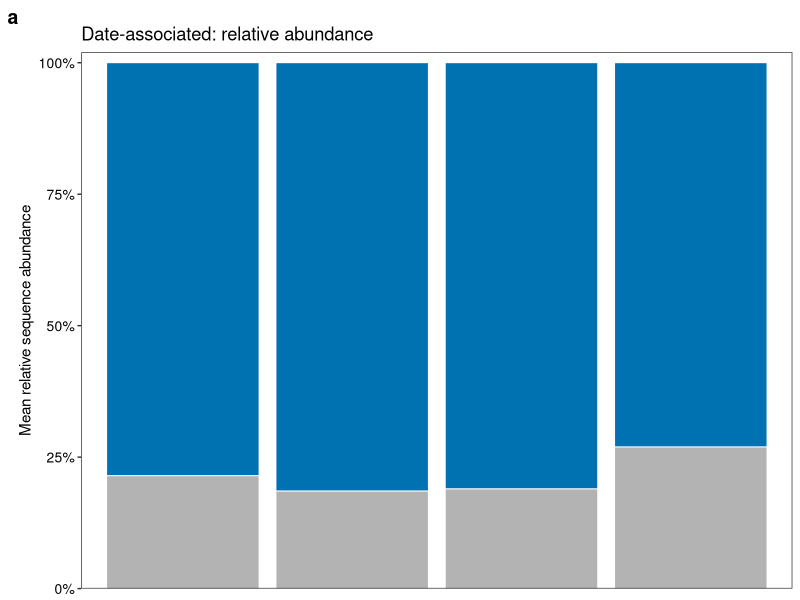
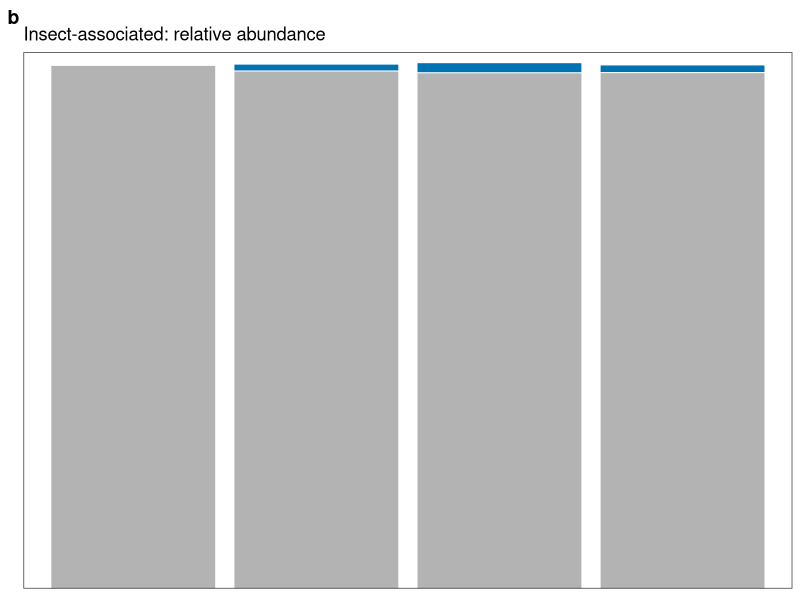

These figures' R source, in order:
##############################################################################
# Presentation figure 6: formalizes the finding from compare_insect_fungi/
# responsive_taxa_abundance_by_site.R (a small share of fungal ASVs carries
# a large share of sequence abundance) by showing relative abundance and
# ASV counts side by side, and splits that script's combined "responsive"
# category into its two component screens (date, insect_PCoA1) shown as
# separate panels instead of a single unioned category.
#
# Panel a: date-associated vs. not, relative sequence abundance, by site
# Panel b: insect_PCoA1-associated vs. not, relative sequence abundance, by site
# Panel c: date-associated vs. not, ASV count (richness), by site
# Panel d: insect_PCoA1-associated vs. not, ASV count (richness), by site
#
# "Date-associated"/"insect-associated" = q<0.10 in the same two screens as
# responsive_taxa_abundance_by_site.R (data/2024_fungi/fungal_taxa_date_
# association.all_taxa.csv; data/compare_insects_fungi_top3axes/fungal_
# insect_association_results.PCoA1_only.no_lure.csv -- tested on the top-200
# CoCA-loading candidates only, not all taxa). "Not associated" is
# everything else, including taxa tested-and-not-significant and taxa never
# tested (below the >=5-sample prevalence filter both screens use).
#
# Row 1 (a/b) is a proportion (relative abundance, sums to 100% per site);
# row 2 (c/d) is a raw count (number of distinct ASVs observed in at least
# one sample at that site) -- deliberately left unnormalized so the
# absolute rarity of the associated category is visible directly, not just
# its share.
#
# Axes/legends are de-duplicated across the 2x2 grid: row 1 (a/b) hides its
# x-axis text and legend (repeated in row 2 below); the right column (b/d)
# hides its y-axis title/text (repeated in the left column).
##############################################################################

library(dplyr)
library(tidyr)
library(ggplot2)
library(gtable)

out_fig_dir <- "figures/presentation_items"
dir.create(out_fig_dir, showWarnings = FALSE, recursive = TRUE)

q_threshold <- 0.10

## ---- Load + match the same 69-sample insect/fungal dataset the association tests used --

sp_tab <- read.csv("data/2024_insect_data/insect_species_tab.csv")
insect_meta_full <- read.csv("data/metadata/insect_community_metadata.csv")

sp_tab %>% filter(Family %in% c("Curculionidae", "Latridiidae")) -> sp_tab.curcus_latris
sp_tab.curcus_latris.t <- t(sp_tab.curcus_latris %>% select(where(is.numeric)))
colnames(sp_tab.curcus_latris.t) <- sp_tab.curcus_latris$Finest.ID
sp_tab.curcus_latris.t[, colSums(sp_tab.curcus_latris.t) > 1] -> insect_full
insect_full <- insect_full[rowSums(insect_full) > 0, ]

id_map <- insect_meta_full %>% filter(col_names %in% rownames(insect_full))
stopifnot(!any(duplicated(id_map$col_names)))

fungal_full <- read.csv("data/2024_fungi/ASV_tab.csv", row.names = 1)
shared_ids <- intersect(id_map$SequenceID, rownames(fungal_full))
id_map <- id_map %>% filter(SequenceID %in% shared_ids)
fungal <- fungal_full[id_map$SequenceID, , drop = FALSE]

fungal_taxonomy <- read.delim("data/2024_fungi/ASVs_taxonomy.tsv", row.names = 1, check.names = FALSE)
is_fungus <- !is.na(fungal_taxonomy[colnames(fungal), "Kingdom"]) &
  fungal_taxonomy[colnames(fungal), "Kingdom"] == "k__Fungi"
fungal <- fungal[, is_fungus, drop = FALSE]

cat("Matched dataset:", nrow(fungal), "samples,", ncol(fungal), "Kingdom==Fungi ASVs.\n")

site_levels <- c("Durham", "Pease Airport", "Manchester Cedar Swamp", "Manchester Airport")
meta <- id_map %>%
  transmute(SequenceID, Site = ifelse(Site == "Pease", "Pease Airport", Site)) %>%
  mutate(Site = factor(Site, levels = site_levels))

## ---- The two association screens (kept separate, not unioned) -------------

date_sig <- read.csv("data/2024_fungi/fungal_taxa_date_association.all_taxa.csv") %>%
  filter(q_value < q_threshold) %>% pull(taxon)
insect_sig <- read.csv("data/compare_insects_fungi_top3axes/fungal_insect_association_results.PCoA1_only.no_lure.csv") %>%
  filter(q_value < q_threshold) %>% pull(taxon)

cat(length(date_sig), "date-associated,", length(insect_sig), "insect-associated taxa,",
    "out of", ncol(fungal), "Kingdom==Fungi ASVs.\n")

## ---- Taxon-level long table (one row per sample x present taxon) ----------

taxon_long <- as.data.frame(fungal) %>%
  tibble::rownames_to_column("SequenceID") %>%
  pivot_longer(cols = -SequenceID, names_to = "taxon", values_to = "count") %>%
  filter(count > 0) %>%
  left_join(meta, by = "SequenceID")

## ---- Shared plotting logic --------------------------------------------------

pos_color <- "#0072B2"
neg_color <- "grey70"

# show_x_text: site labels (kept on row 2 only); show_legend: kept on row 2
# only; show_y: y-axis title + text (kept on the left column only).
panel_theme <- function(show_x_text = TRUE, show_legend = TRUE, show_y = TRUE) {
  theme_bw() +
    theme(
      axis.text = element_text(size = 10, color = "black"),
      axis.text.x = if (show_x_text) element_text(angle = 30, hjust = 1) else element_blank(),
      axis.ticks.x = if (show_x_text) element_line() else element_blank(),
      axis.title.x = element_blank(),
      axis.text.y = if (show_y) element_text(size = 10, color = "black") else element_blank(),
      axis.title.y = if (show_y) element_text() else element_blank(),
      axis.ticks.y = if (show_y) element_line() else element_blank(),
      plot.subtitle = element_text(size = 8.5, color = "grey30"),
      plot.tag = element_text(size = 14, face = "bold"),
      legend.position = if (show_legend) "bottom" else "none",
      legend.title = element_blank(),
      panel.grid = element_blank()
    )
}

# Panel a/b: mean relative sequence abundance by site, stacked to 100%.
make_abundance_panel <- function(sig_taxa, pos_label, neg_label, title, tag, show_y = TRUE) {
  prop <- taxon_long %>%
    mutate(group = ifelse(taxon %in% sig_taxa, pos_label, neg_label)) %>%
    group_by(SequenceID, group) %>%
    summarise(count = sum(count), .groups = "drop") %>%
    group_by(SequenceID) %>%
    mutate(sample_total = sum(count), prop = count / sample_total) %>%
    ungroup() %>%
    left_join(meta, by = "SequenceID")

  site_mean <- prop %>%
    group_by(Site, group) %>%
    summarise(mean_prop = mean(prop), .groups = "drop") %>%
    mutate(group = factor(group, levels = c(pos_label, neg_label)))

  ggplot(site_mean, aes(x = Site, y = mean_prop, fill = group)) +
    geom_col(color = "white", linewidth = 0.3) +
    scale_fill_manual(values = setNames(c(pos_color, neg_color), c(pos_label, neg_label))) +
    scale_y_continuous(labels = scales::percent, expand = expansion(mult = c(0, 0.02))) +
    labs(y = "Mean relative sequence abundance", title = title, tag = tag) +
    panel_theme(show_x_text = FALSE, show_legend = FALSE, show_y = show_y)
}

# Panel c/d: number of distinct ASVs observed at each site, split by category.
make_count_panel <- function(sig_taxa, pos_label, neg_label, title, tag, show_y = TRUE) {
  site_counts <- taxon_long %>%
    distinct(Site, taxon) %>%
    mutate(group = ifelse(taxon %in% sig_taxa, pos_label, neg_label)) %>%
    count(Site, group) %>%
    mutate(group = factor(group, levels = c(pos_label, neg_label)))

  ggplot(site_counts, aes(x = Site, y = n, fill = group)) +
    geom_col(color = "white", linewidth = 0.3) +
    scale_fill_manual(values = setNames(c(pos_color, neg_color), c(pos_label, neg_label))) +
    scale_y_continuous(expand = expansion(mult = c(0, 0.05))) +
    labs(y = "ASVs present (count)", title = title, tag = tag) +
    panel_theme(show_x_text = TRUE, show_legend = TRUE, show_y = show_y)
}

## ---- Build the four panels ---------------------------------------------------

panel_a <- make_abundance_panel(date_sig, "Date-associated", "Not date-associated",
                                 "Date-associated: relative abundance", "a", show_y = TRUE)
panel_b <- make_abundance_panel(insect_sig, "Insect-associated", "Not insect-associated",
                                 "Insect-associated: relative abundance", "b", show_y = FALSE)
panel_c <- make_count_panel(date_sig, "Date-associated", "Not date-associated",
                             "Date-associated: ASV count", "c", show_y = TRUE)
panel_d <- make_count_panel(insect_sig, "Insect-associated", "Not insect-associated",
                             "Insect-associated: ASV count", "d", show_y = FALSE)

## ---- Combine + save -----------------------------------------------------------
# All four panels share a flat (unfaceted) gtable structure, so gtable::
# rbind/cbind aligns axes cleanly -- same approach as fig1_taxonomic_
# breakdown.R's 2x2 layout.

ga <- ggplotGrob(panel_a); gb <- ggplotGrob(panel_b)
gc <- ggplotGrob(panel_c); gd <- ggplotGrob(panel_d)
left_col <- rbind(ga, gc, size = "max")
right_col <- rbind(gb, gd, size = "max")
combined <- cbind(left_col, right_col, size = "max")

ggsave(file.path(out_fig_dir, "fig6_responsive_taxa_abundance_and_counts_by_site.png"), combined,
       width = 9, height = 8, dpi = 300, bg = "white")
ggsave(file.path(out_fig_dir, "fig6_responsive_taxa_abundance_and_counts_by_site.pdf"), combined,
       width = 9, height = 8, bg = "white")

cat("\nDone. Wrote", file.path(out_fig_dir, "fig6_responsive_taxa_abundance_and_counts_by_site.png"), "and .pdf\n")
